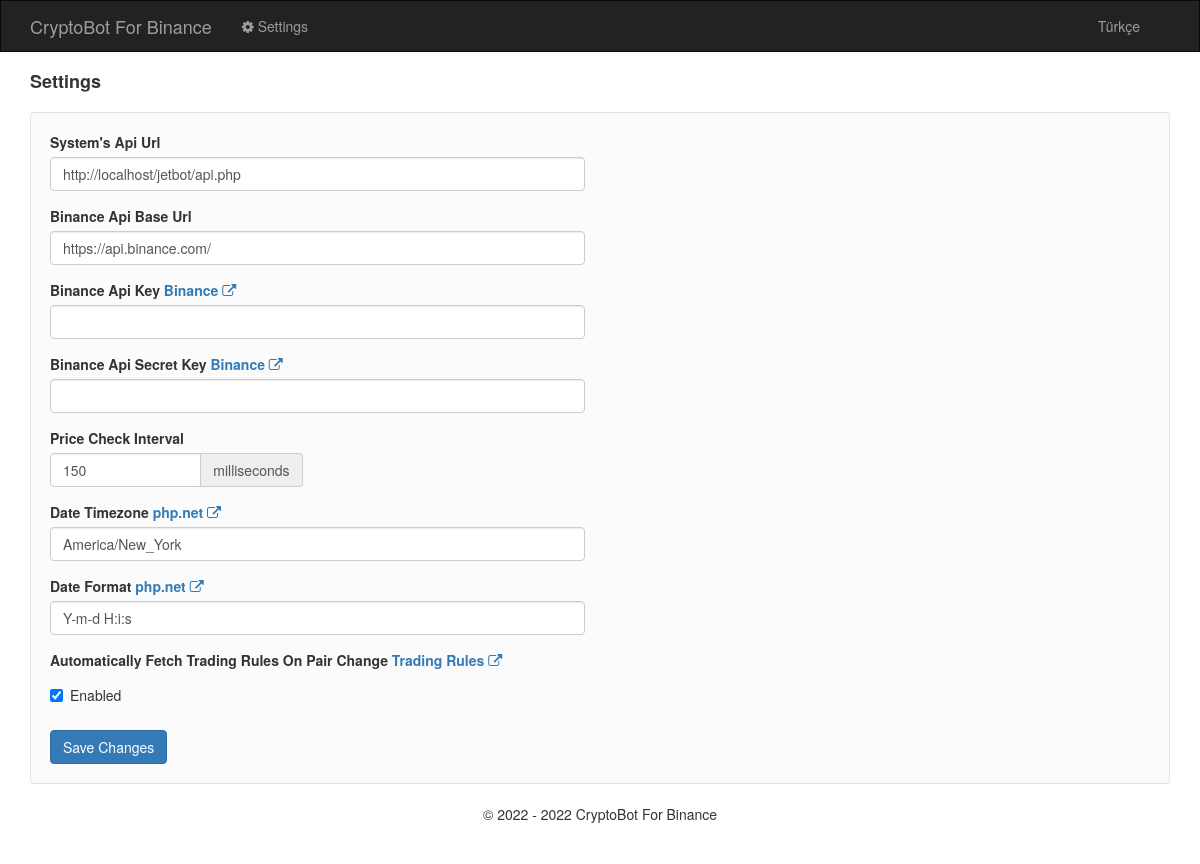
The page /settings.php on the database its author committed.
### tables this page shows
CREATE TABLE "system_settings" (
	"id"	INTEGER NOT NULL,
	"is_running"	INTEGER NOT NULL DEFAULT 0,
	"operation_mode"	varchar(20),
	"status"	varchar(50),
	"buy_order_date"	INTEGER,
	"sell_order_date"	INTEGER,
	"interval_start_date"	INTEGER,
	"interval_h"	REAL,
	"interval_l"	REAL,
	"is_enabled_rule_1"	INTEGER NOT NULL DEFAULT 0,
	"min_hl_ratio"	REAL,
	"is_enabled_rule_2"	INTEGER NOT NULL DEFAULT 0,
	"max_hl_ratio"	REAL,
	"is_enabled_rule_3"	INTEGER NOT NULL DEFAULT 0,
	"min_current_interval_low_ratio"	REAL,
	"is_enabled_rule_4"	INTEGER NOT NULL DEFAULT 0,
	"max_current_interval_low_ratio"	REAL,
	"is_enabled_rule_5"	INTEGER NOT NULL DEFAULT 0,
	"min_interval_duration"	INTEGER,
	"is_enabled_rule_6"	INTEGER NOT NULL DEFAULT 0,
	"max_interval_duration"	INTEGER,
	"is_enabled_rule_7"	INTEGER NOT NULL DEFAULT 0,
	"buy_order_validity"	INTEGER,
	"is_enabled_rule_8"	INTEGER NOT NULL DEFAULT 0,
	"sell_order_validity"	INTEGER,
	"is_enabled_rule_9"	INTEGER NOT NULL DEFAULT 0,
	"max_number_of_trades"	INTEGER,
	"number_of_trades"	INTEGER,
	"is_enabled_rule_10"	INTEGER NOT NULL DEFAULT 0,
	"max_buy_current_ratio"	REAL,
	"is_enabled_rule_11"	INTEGER NOT NULL DEFAULT 0,
	"is_enabled_rule_12"	INTEGER NOT NULL DEFAULT 0,
	"trend_calculation_first_duration"	INTEGER,
	"trend_calculation_second_duration"	INTEGER,
	"sell_buy_price_ratio"	REAL,
	"last_order_check_date"	INTEGER,
	"last_order_id"	varchar(50),
	"quote_asset_balance"	REAL,
	"base_asset_balance"	REAL,
	"last_successful_trade_date"	INTEGER,
	"buy_order_check_interval"	INTEGER,
	"sell_order_check_interval"	INTEGER,
	"asset_price"	REAL,
	"previous_asset_price"	REAL,
	"quote_asset"	varchar(50),
	"base_asset"	varchar(50),
	"asset_price_tick_size"	REAL,
	"asset_lot_step_size"	REAL,
	"trading_fee_rate"	REAL,
	"current_trend"	varchar(50),
	"is_active_buy_now"	INTEGER NOT NULL DEFAULT 0,
	"is_active_sell_now"	INTEGER NOT NULL DEFAULT 0,
	"binance_api_base_url"	varchar(250),
	"price_check_interval"	INTEGER,
	"binance_api_key"	varchar(250),
	"binance_api_secret_key"	varchar(250),
	"system_api_url"	varchar(250),
	"last_set_boundary"	varchar(50),
	"is_enabled_rule_13"	INTEGER NOT NULL DEFAULT 0,
	"is_enabled_auto_buy"	INTEGER NOT NULL DEFAULT 0,
	"is_enabled_auto_sell"	INTEGER NOT NULL DEFAULT 0,
	"is_enabled_rule_14"	INTEGER NOT NULL DEFAULT 0,
	"buy_price"	REAL,
	"sell_price"	REAL,
	"is_active_cancel_now"	INTEGER NOT NULL DEFAULT 0,
	"date_format"	varchar(250),
	"date_timezone"	varchar(250),
	"is_enabled_rule_15"	INTEGER NOT NULL DEFAULT 0,
	"is_enabled_rule_16"	INTEGER NOT NULL DEFAULT 0,
	"last_sell_price"	REAL,
	"min_last_sell_current_ratio"	REAL,
	"is_enabled_auto_fetch_trading_rules"	INTEGER NOT NULL DEFAULT 1, "is_enabled_rule_17" INTEGER NOT NULL DEFAULT 0, "max_buying_price" REAL,
	PRIMARY KEY("id" AUTOINCREMENT)
);

### settings.php (called while the page is built, shortened)
<?php
require_once("site/config/settings.php");
require_once("site/config/auto_loaders.php");
$site_info          = array();
$site_info['title'] = 'CryptoBot For Binance';
$result_array                 = array();
$result_array['page_success'] = true;
$result_array['page_errors']  = array();
require_once('site/php/model/settings.php');
$data                 = array();
$data['current_page'] = 'settings';
$data['href_format']  = 'href="%s"';
$data['src_format']   = 'src="%s"';
$data['site_info']    = $site_info;
$data['result_array'] = $result_array;
$data['page_vars']    = isset($page_vars) ? $page_vars : array();
require_once 'ui/settings.php';

### site/config/auto_loaders.php (called while the page is built, shortened)
<?php
spl_autoload_register(function($className) {
    $file = dirname(__FILE__) . '/../php/class/' . $className . '.php';
});

### site/php/class/Translations.php (called while the page is built, shortened)
<?php
class Translations
{
    public static function get($string, $language_code)
    {
        return $string;
    }
}

### site/php/model/settings.php (called while the page is built, shortened)
<?php
$page_vars                         = array();
$page_vars['is_form_submitted']    = false;
$page_vars['form_success']         = true;
$page_vars['form_errors']          = array();
$page_vars['form_hidden_elements'] = array();
$page_vars['form_error_inputs']    = array();
$page_vars['post_values']          = $_POST;
$page_vars['get_values']           = $_GET;
$page_vars['system_settings']      = array();
try {
    $db = new PDO('sqlite:' . $sqlite_db_location, null, null);
} catch (PDOException $exception) {
    $result_array['page_success']  = false;
    $result_array['page_errors'][] = $exception->getCode() . ' - ' . $exception->getMessage();
    goto end_of_page;
}
$system_settings = array();
$sql
    = <<<EOF
SELECT
t1.id,
t1.system_api_url,
t1.binance_api_base_url,
t1.binance_api_key,
t1.binance_api_secret_key,
t1.price_check_interval,
t1.date_timezone,
t1.date_format,
t1.is_enabled_auto_fetch_trading_rules
FROM system_settings t1
LIMIT 1;
EOF;
$stmt = $db->prepare($sql);
$r = $stmt->execute();
while ($row = $stmt->fetch(PDO::FETCH_ASSOC)) {
    $system_settings = $row;
}
$system_settings = Functions::formatSystemSettings($system_settings);
$page_vars['system_settings'] = $system_settings;

### site/php/class/Functions.php (called while the page is built, shortened)
<?php
class Functions
{
    public static function formatSystemSettings($system_settings)
    {
        $interval_start_date_formatted = '';
        $system_settings['interval_start_date_formatted'] = $interval_start_date_formatted;
        $buy_order_date_formatted = '';
        $system_settings['buy_order_date_formatted'] = $buy_order_date_formatted;
        $sell_order_date_formatted = '';
        $system_settings['sell_order_date_formatted'] = $sell_order_date_formatted;
        $system_settings['interval_hl_ratio'] = '';
        $system_settings['current_buy_price_ratio'] = '';
        return $system_settings;
    }
}

### ui/settings.php (the view, shortened to what this page needs)
<!doctype html>
<html lang="en">
<head>
    <?php include 'includes/head.php'; ?>
</head>
<body class="cryptobot">
<?php include 'navbar.php'; ?>
<div class="container">
    <?php if ($data['result_array']['page_success'] == false) : ?>
        <div class="alert alert-danger"
             role="alert"><?php echo $data['result_array']['page_errors'][0]; ?></div>
    <?php else: ?>
        <h1 class="cryptobot cryptobot-margin-bottom-20"><?php echo Translations::get('Settings', CRYPTOBOT_LANGUAGE); ?></h1>
        <div class="well cryptobot-well">
            <form action="" method="post" enctype="multipart/form-data" role="form" autocomplete="off">
                <div class="row">
                    <div class="form-group col-md-6">
                        <label for="system_api_url"><?php echo Translations::get("System's Api Url", CRYPTOBOT_LANGUAGE); ?></label>
                        <input class="form-control" type="text" name="system_api_url" id="system_api_url"
                               value="<?php if (isset($data['page_vars']['post_values']['system_api_url'])) {
                                   echo htmlspecialchars($data['page_vars']['post_values']['system_api_url']);
                               } else {
                                   echo htmlspecialchars($data['page_vars']['system_settings']['system_api_url']);
                               } ?>"/>
                    </div>
                    <div class="clearfix"></div>
                    <div class="form-group col-md-6">
                        <label for="binance_api_base_url"><?php echo Translations::get('Binance Api Base Url', CRYPTOBOT_LANGUAGE); ?></label>
                        <input class="form-control" type="text" name="binance_api_base_url" id="binance_api_base_url"
                               value="<?php if (isset($data['page_vars']['post_values']['binance_api_base_url'])) {
                                   echo htmlspecialchars($data['page_vars']['post_values']['binance_api_base_url']);
                               } else {
                                   echo htmlspecialchars($data['page_vars']['system_settings']['binance_api_base_url']);
                               } ?>"/>
                    </div>
                    <div class="clearfix"></div>
                    <div class="form-group col-md-6">
                        <label for="binance_api_key"><?php echo Translations::get('Binance Api Key', CRYPTOBOT_LANGUAGE); ?> <a href="https://www.binance.com/en/my/settings/api-management" target="_blank">Binance <i class="fa fa-external-link"></i></a></label>
                        <input class="form-control" type="text" name="binance_api_key" id="binance_api_key"
                               value="<?php if (isset($data['page_vars']['post_values']['binance_api_key'])) {
                                   echo htmlspecialchars($data['page_vars']['post_values']['binance_api_key']);
                               } else {
                                   echo ! empty($data['page_vars']['system_settings']['binance_api_key']) ? '*****' : htmlspecialchars($data['page_vars']['system_settings']['binance_api_key']);
                               } ?>"/>
                    </div>
                    <div class="clearfix"></div>
                    <div class="form-group col-md-6">
                        <label for="binance_api_secret_key"><?php echo Translations::get('Binance Api Secret Key', CRYPTOBOT_LANGUAGE); ?> <a href="https://www.binance.com/en/my/settings/api-management" target="_blank">Binance <i class="fa fa-external-link"></i></a></label>
                        <input class="form-control" type="text" name="binance_api_secret_key" id="binance_api_secret_key"
                               value="<?php if (isset($data['page_vars']['post_values']['binance_api_secret_key'])) {
                                   echo htmlspecialchars($data['page_vars']['post_values']['binance_api_secret_key']);
                               } else {
                                   echo ! empty($data['page_vars']['system_settings']['binance_api_secret_key']) ? '*****' : htmlspecialchars($data['page_vars']['system_settings']['binance_api_secret_key']);
                               } ?>"/>
                    </div>
                    <div class="clearfix"></div>
                    <div class="form-group col-md-3">
                        <label for="price_check_interval"><?php echo Translations::get('Price Check Interval', CRYPTOBOT_LANGUAGE); ?></label>
                        <div class="input-group">
                            <input class="form-control" type="text" name="price_check_interval" id="price_check_interval"
                                   value="<?php if (isset($data['page_vars']['post_values']['price_check_interval'])) {
                                       echo htmlspecialchars($data['page_vars']['post_values']['price_check_interval']);
                                   } else {
                                       echo htmlspecialchars($data['page_vars']['system_settings']['price_check_interval']);
                                   } ?>"/>
                            <span class="input-group-addon"><?php echo Translations::get('milliseconds', CRYPTOBOT_LANGUAGE); ?></span>
                        </div>
                    </div>
                    <div class="clearfix"></div>
                    <div class="form-group col-md-6">
                        <label for="date_timezone"><?php echo Translations::get('Date Timezone', CRYPTOBOT_LANGUAGE); ?> <a href="https://www.php.net/manual/en/timezones.php" target="_blank">php.net <i class="fa fa-external-link"></i></a></label>
                        <input class="form-control" type="text" name="date_timezone" id="date_timezone"
                               value="<?php if (isset($data['page_vars']['post_values']['date_timezone'])) {
                                   echo htmlspecialchars($data['page_vars']['post_values']['date_timezone']);
                               } else {
                                   echo htmlspecialchars($data['page_vars']['system_settings']['date_timezone']);
                               } ?>"/>
                    </div>
                    <div class="clearfix"></div>
                    <div class="form-group col-md-6">
                        <label for="date_format"><?php echo Translations::get('Date Format', CRYPTOBOT_LANGUAGE); ?> <a href="https://www.php.net/manual/en/datetime.format.php" target="_blank">php.net <i class="fa fa-external-link"></i></a></label>
                        <input class="form-control" type="text" name="date_format" id="date_format"
                               value="<?php if (isset($data['page_vars']['post_values']['date_format'])) {
                                   echo htmlspecialchars($data['page_vars']['post_values']['date_format']);
                               } else {
                                   echo htmlspecialchars($data['page_vars']['system_settings']['date_format']);
                               } ?>"/>
                    </div>
                    <div class="clearfix"></div>
                    <div class="form-group col-md-6">
                        <label for="is_enabled_auto_fetch_trading_rules"><?php echo Translations::get('Automatically Fetch Trading Rules On Pair Change', CRYPTOBOT_LANGUAGE); ?> <a href="https://www.binance.com/en/trade-rule" target="_blank"><?php echo Translations::get('Trading Rules', CRYPTOBOT_LANGUAGE); ?> <i class="fa fa-external-link"></i></a></label>
                        <div class="checkbox">
                            <label>
                                <input name="is_enabled_auto_fetch_trading_rules"
                                       type="checkbox"
                                    <?php if (isset($data['page_vars']['post_values']['is_enabled_auto_fetch_trading_rules']) || ($data['page_vars']['system_settings']['is_enabled_auto_fetch_trading_rules'] == true)) {
                                        echo 'checked';
                                    } ?>
                                /><?php echo Translations::get('Enabled', CRYPTOBOT_LANGUAGE); ?>
                            </label>
                        </div>
                    </div>
                </div>
                <button type="submit" name="submit_btn" class="btn btn-primary"><?php echo Translations::get('Save Changes', CRYPTOBOT_LANGUAGE); ?></button>
            </form>
        </div>
    <?php endif; ?>
    <?php include 'page_footer.php'; ?>
</div>
</body>
</html>

### ui/includes/head.php (shortened to what this page needs)
<link rel="stylesheet" href="ui/vendor/components/bootstrap/css/bootstrap.min.css">
<link rel="stylesheet" href="ui/vendor/components/font-awesome/css/font-awesome.min.css">
<link rel="stylesheet" href="ui/css/style.css">

### ui/navbar.php (shortened to what this page needs)
<nav class="navbar navbar-inverse cryptobot-navbar">
    <div class="container">
        <div class="navbar-header">
            <a class="navbar-brand" href="index.php?l=<?php echo CRYPTOBOT_LANGUAGE; ?>">
                CryptoBot For Binance
            </a>
        </div>
        <div id="navbar" class="navbar-collapse collapse">
            <ul class="nav navbar-nav">
                <li><a href="settings.php?l=<?php echo CRYPTOBOT_LANGUAGE; ?>"><i class="fa fa-cog"></i> <?php echo Translations::get('Settings', CRYPTOBOT_LANGUAGE); ?></a></li>
            </ul>
            <ul class="nav navbar-nav pull-right">
                <?php foreach (array('tr' => 'Türkçe', 'en' => 'English') as $language_code => $language): ?>
                    <?php
                    if (CRYPTOBOT_LANGUAGE == $language_code) {
                        continue;
                    }
                    ?>
                    <li><a class="nav-link" href="?l=<?php echo $language_code; ?>"><?php echo $language; ?></a></li>
                <?php endforeach; ?>
            </ul>
        </div>
    </div>
</nav>

### ui/page_footer.php
<div class="text-center cryptobot-margin-bottom-20">
    <p class="cryptobot-margin-top-10">&copy; <?php echo date('Y', time()) > 2021 ? '2022 - ' : ''; ?>2022 CryptoBot For Binance</p>
</div>

### ui/css/style.css (style rules this page uses)
body.cryptobot { margin-bottom: 20px; }
.cryptobot-well { background: #fbfbfb; -webkit-box-shadow: none; box-shadow: none; }
.cryptobot-navbar { border-radius: 0; }
h1.cryptobot { font-size: 18px; margin-top: 0; font-weight: bold; }
.cryptobot-margin-top-10 { margin-top: 10px !important; }
.cryptobot-margin-bottom-20 { margin-bottom: 20px !important; }

### rows shown on the page
system_settings: system_api_url "http://localhost/jetbot/api.php", binance_api_base_url "https://api.binance.com/", price_check_interval "150", date_timezone "America/New_York", date_format "Y-m-d H:i:s", is_enabled_auto_fetch_trading_rules "☑"

### other values the page prints
Translations::get('Settings', CRYPTOBOT_LANGUAGE) "Settings"
$language "Türkçe"
Translations::get("System's Api Url", CRYPTOBOT_LANGUAGE) "System's Api Url"
Translations::get('Binance Api Base Url', CRYPTOBOT_LANGUAGE) "Binance Api Base Url"
Translations::get('Binance Api Key', CRYPTOBOT_LANGUAGE) "Binance Api Key"
Translations::get('Binance Api Secret Key', CRYPTOBOT_LANGUAGE) "Binance Api Secret Key"
Translations::get('Price Check Interval', CRYPTOBOT_LANGUAGE) "Price Check Interval"
Translations::get('milliseconds', CRYPTOBOT_LANGUAGE) "milliseconds"
Translations::get('Date Timezone', CRYPTOBOT_LANGUAGE) "Date Timezone"
Translations::get('Date Format', CRYPTOBOT_LANGUAGE) "Date Format"
Translations::get('Trading Rules', CRYPTOBOT_LANGUAGE) "Trading Rules"
Translations::get('Enabled', CRYPTOBOT_LANGUAGE) "Enabled"
Translations::get('Save Changes', CRYPTOBOT_LANGUAGE) "Save Changes"
